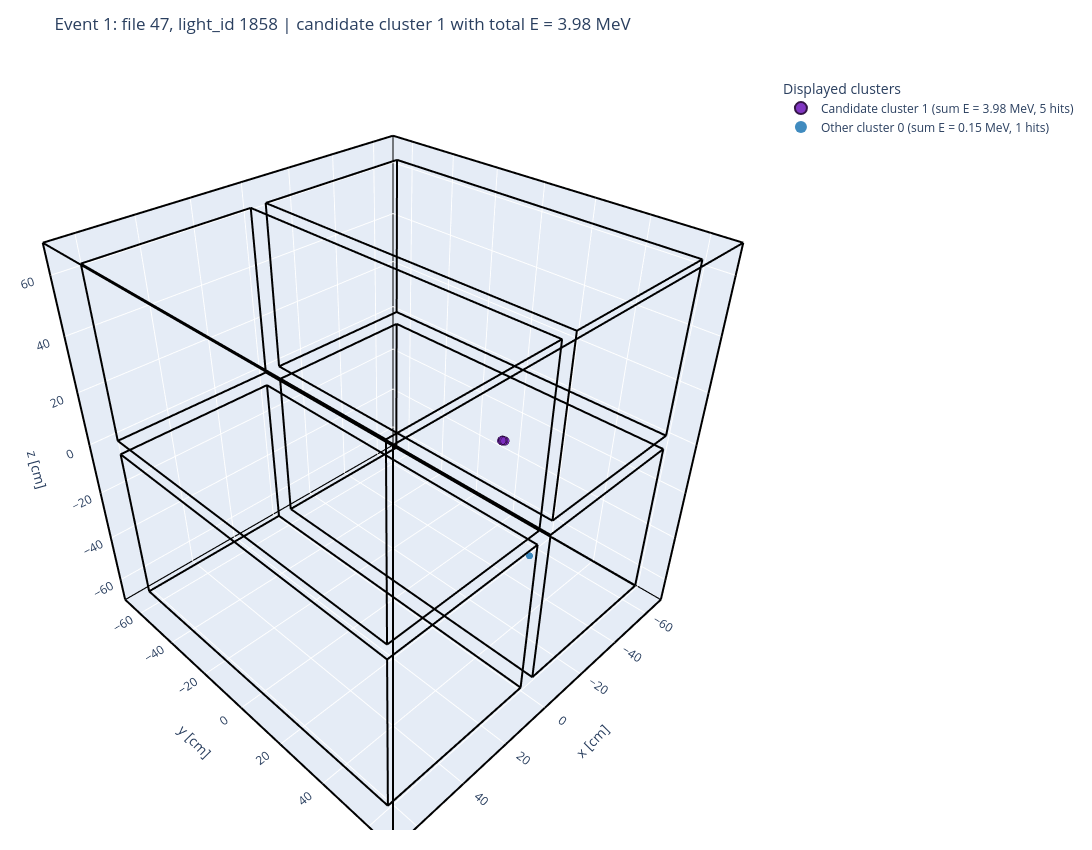
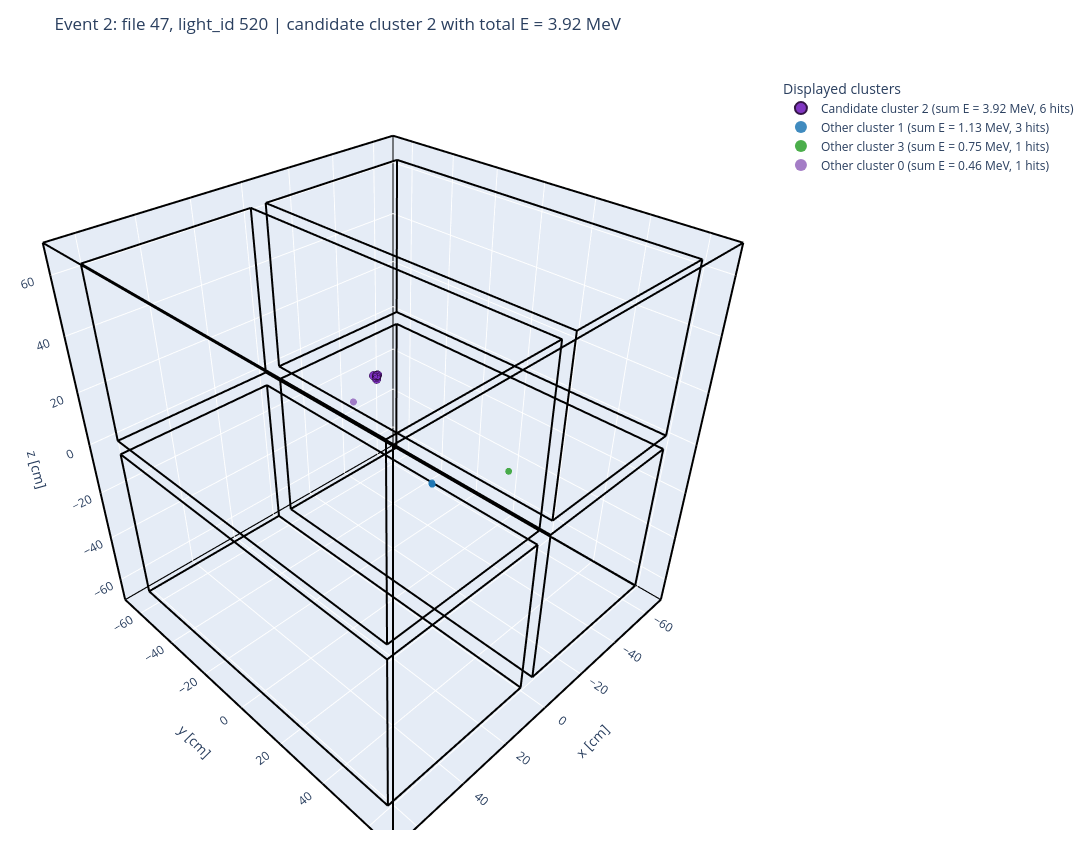
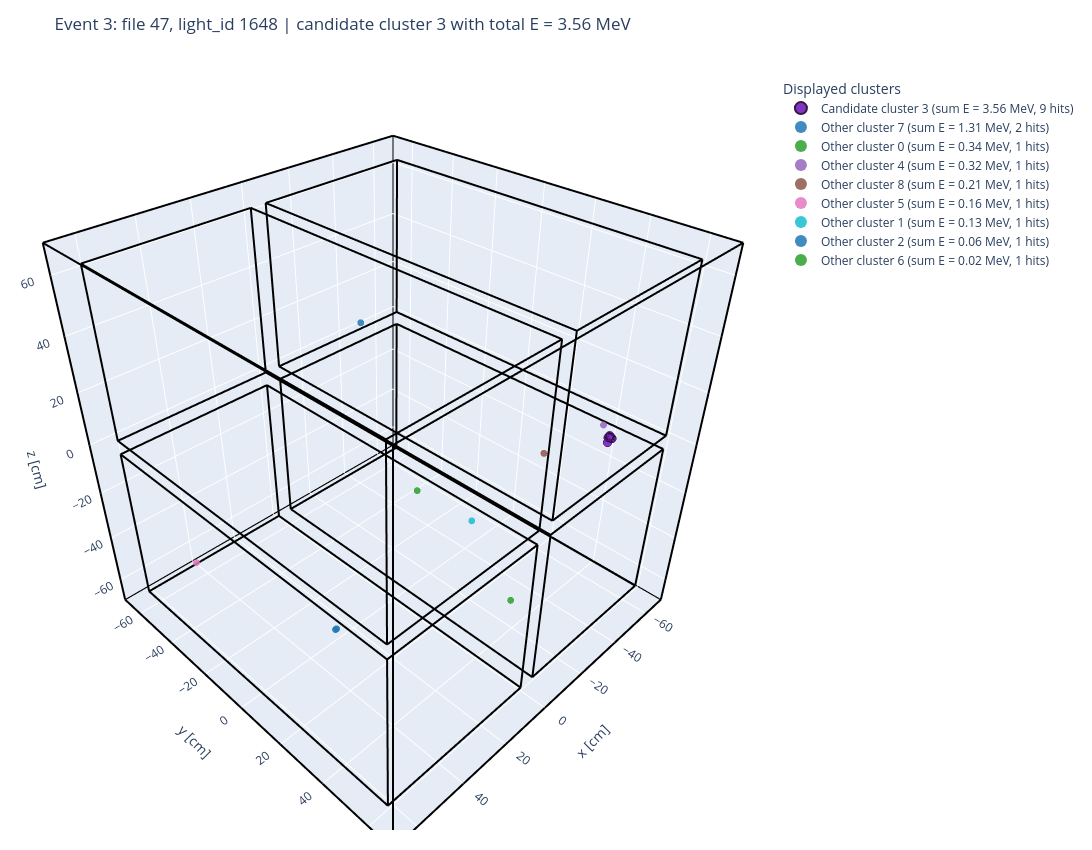
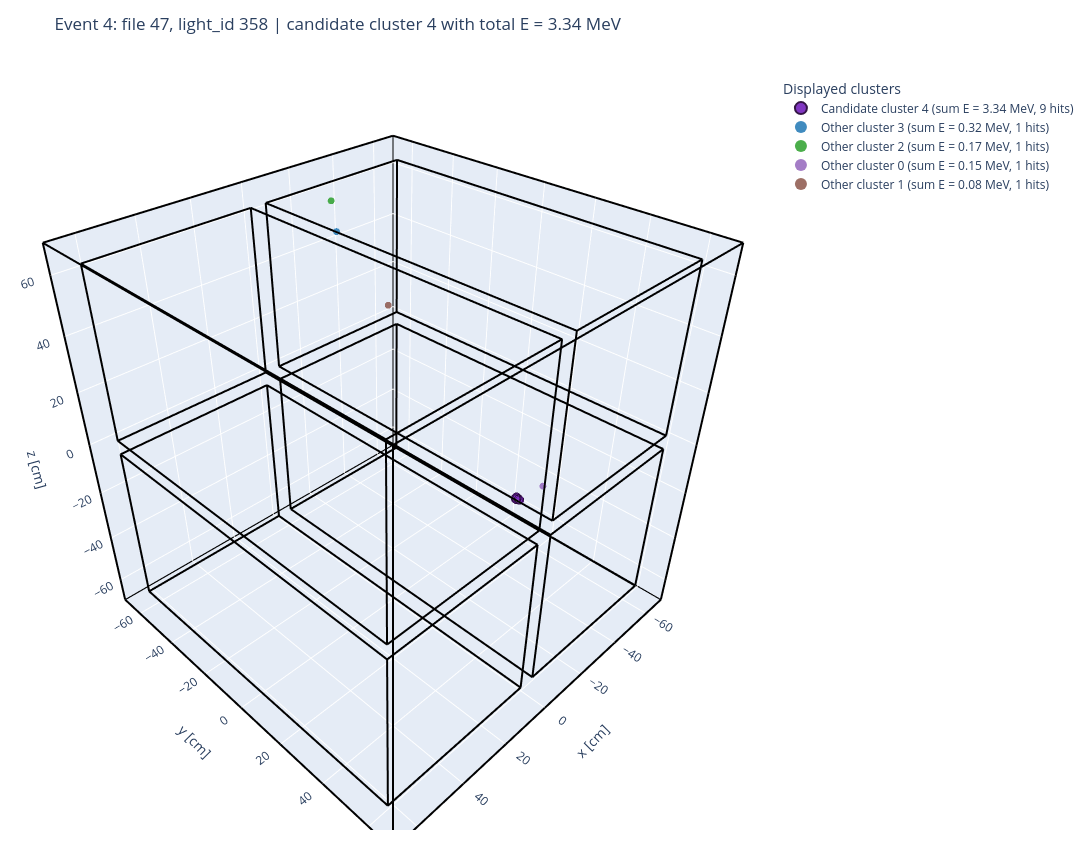

The notebook cell these images were saved under, in order:
### Code cell
other_cluster_palette = [
    "#1f77b4",
    "#2ca02c",
    "#9467bd",
    "#8c564b",
    "#e377c2",
    "#17becf",
]

for i, candidate in selected_events.iterrows():
    event_mask = (
        (clustered_df["file_id"] == candidate.file_id)
        & (clustered_df["light_id"] == candidate.light_id)
    )
    event_hits = clustered_df[event_mask].copy()

    candidate_hits = event_hits[event_hits["cluster_label"] == candidate.cluster_label].copy()
    other_hits = event_hits[event_hits["cluster_label"] != candidate.cluster_label].copy()

    title = (
        f"Event {i + 1}: file {int(candidate.file_id)}, light_id {int(candidate.light_id)} | "
        f"candidate cluster {int(candidate.cluster_label)} with total E = {candidate.total_E:.2f} MeV"
    )

    fig = event_display(
        build_hits_array(candidate_hits),
        trace_name=(
            f"Candidate cluster {int(candidate.cluster_label)} "
            f"(sum E = {candidate.total_E:.2f} MeV, {int(candidate.n_hits)} hits)"
        ),
        title=title,
        colorbar_title="Hit E [MeV]",
        colorscale="Purples",
        marker_kwargs={"size": 5, "opacity": 0.95, "color": "#7b2cbf", "showscale": False, "line": {"color": "#2b0a3d", "width": 1}},
        show=False,
        return_fig=True,
    )

    other_summary = summarize_clusters(other_hits)
    for j, other_cluster in other_summary.reset_index(drop=True).iterrows():
        other_cluster_hits = other_hits[other_hits["cluster_label"] == other_cluster.cluster_label]
        color = other_cluster_palette[j % len(other_cluster_palette)]

        fig.add_trace(go.Scatter3d(
            x=other_cluster_hits["x"],
            y=other_cluster_hits["y"],
            z=other_cluster_hits["z"],
            mode="markers",
            marker=dict(size=4, color=color, opacity=0.85),
            name=(
                f"Other cluster {int(other_cluster.cluster_label)} "
                f"(sum E = {other_cluster.total_E:.2f} MeV, {int(other_cluster.n_hits)} hits)"
            ),
        ))

    if other_summary.empty:
        print(
            f"Event file {int(candidate.file_id)}, light_id {int(candidate.light_id)} has no additional clustered hits besides the candidate cluster."
        )

    fig.update_layout(
        width=1250,
        height=850,
        margin=dict(l=20, r=220, t=60, b=20),
        legend=dict(
            title="Displayed clusters",
            itemsizing="constant",
            x=1.02,
            y=0.98,
            xanchor="left",
            yanchor="top",
        )
    )

    fig.show()
